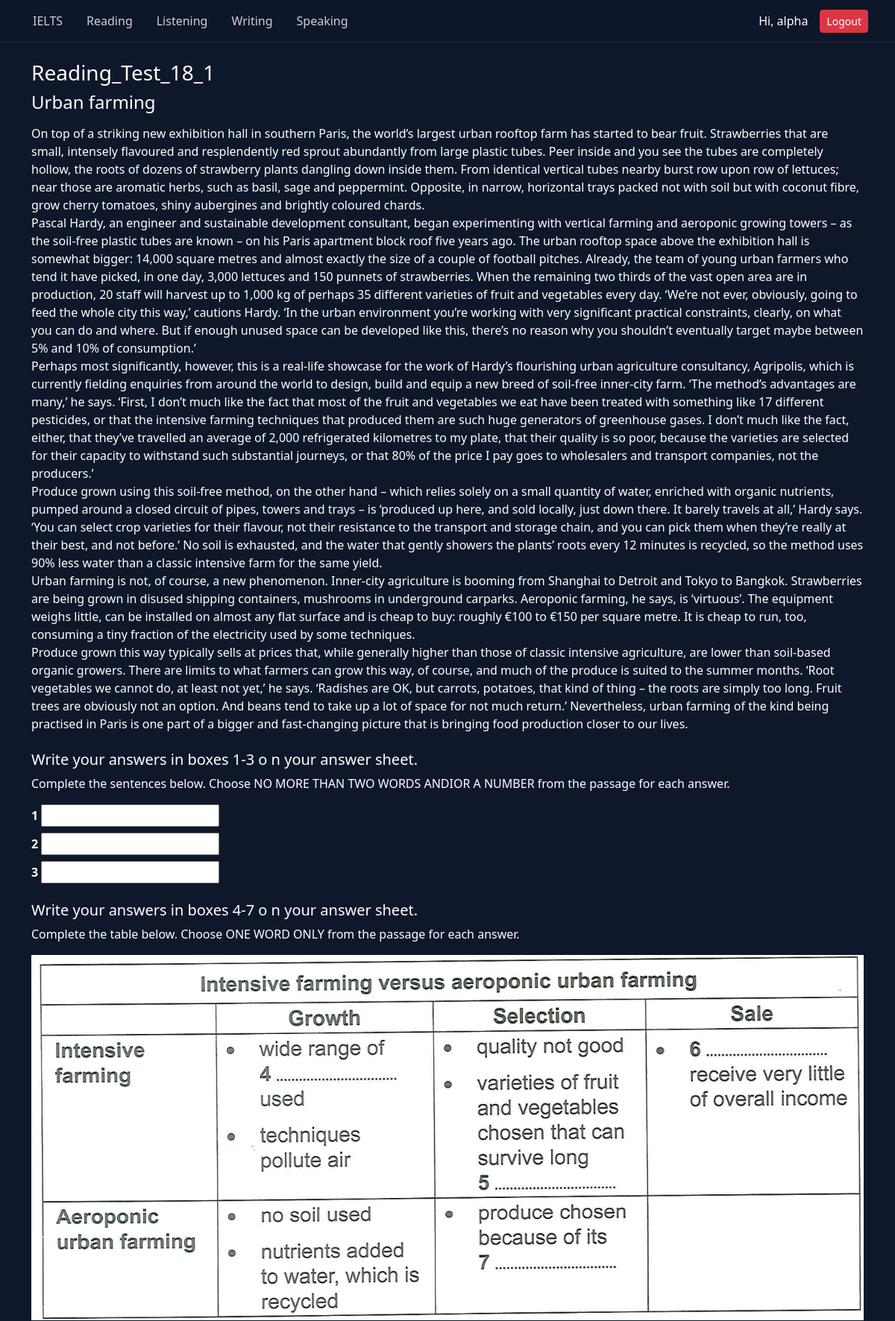
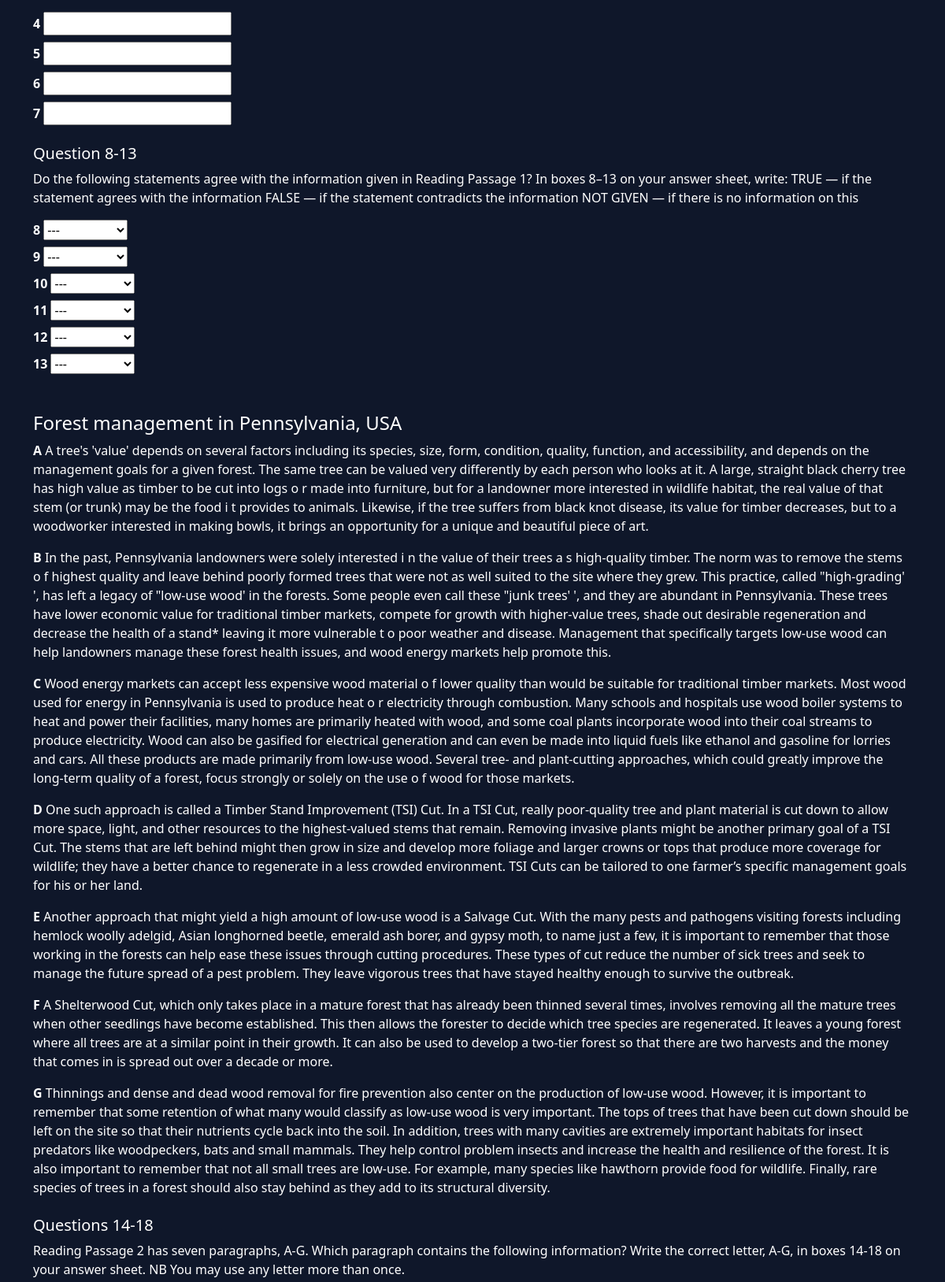
The page /ielts/solve/1/ (signed in, upper part) on the database its author committed (2 pictures, top to bottom).
### ielts/models.py (models this page shows, shortened)
class ReadingTest(models.Model):
    title = models.CharField(max_length=255)
    duration_minutes = models.PositiveIntegerField(default=60)
    start_time = models.DateTimeField(null=True, blank=True)
    created_at = models.DateTimeField(auto_now_add=True)

class Passage(models.Model):
    test = models.ForeignKey(
        ReadingTest,
        on_delete=models.CASCADE,
        related_name="passages"
    )
    title = models.CharField(max_length=255)
    subtitle = models.CharField(max_length=255, null=True, blank=True)
    content = models.TextField(null=True, blank=True)
    order = models.PositiveIntegerField(default=1)
    created_at = models.DateTimeField(auto_now_add=True)
    class Meta:
        ordering = ["order"]

class QuestionGroup(models.Model):
    GROUP_TYPES = [
        ("TFNG", "True False Not Given"),
        ("YESNO", "Yes No Not Given"),
        ("MCQ_SINGLE", "Multiple Choice (Single)"),
        ("MCQ_MULTI", "Multiple Choice (Multiple)"),
        ("MATCH_HEADING", "Matching Headings"),
        ("MATCH_INFO", "Matching Information"),
        ("MATCH_FEATURE", "Matching Features"),
        ("MATCH_ENDING", "Matching Sentence Endings"),
        ("SUMMARY_BANK", "Summary With Word Bank"),
        ("SUMMARY_NO_BANK", "Summary Without Word Bank"),
        ("SENTENCE", "Sentence Completion"),
        ("NOTE", "Note Completion"),
        ("FORM", "Form Completion"),
        ("DIAGRAM", "Diagram Completion"),
        ("TABLE", "Table Completion"),
        ("FLOW", "Flowchart Completion"),
        ("SHORT", "Short Answer"),
        ("LIST", "List Selection"),
    ]
    passage = models.ForeignKey(
        Passage,
        on_delete=models.CASCADE,
        related_name="groups"
    )
    title = models.CharField(max_length=255)
    instruction = models.TextField()
    group_type = models.CharField(max_length=50, choices=GROUP_TYPES)
    order = models.PositiveIntegerField()
    diagram_image = models.ImageField(
        upload_to="reading/diagrams/",
        null=True,
        blank=True
    )
    class Meta:
        ordering = ["order"]

class Question(models.Model):
    group = models.ForeignKey(
        QuestionGroup,
        on_delete=models.CASCADE,
        related_name="questions"
    )
    number = models.PositiveIntegerField()
    text = models.TextField(blank=True)
    correct_answer = models.TextField(blank=True, null=True)
    class Meta:
        ordering = ["number"]

class UserReadingTest(models.Model):
    user = models.ForeignKey(
        User,
        on_delete=models.CASCADE,
        related_name="reading_tests"
    )
    test = models.ForeignKey(
        ReadingTest,
        on_delete=models.CASCADE,
        related_name="user_attempts"
    )
    score = models.IntegerField(default=0)
    answers_json = models.JSONField(blank=True, null=True)
    started_at = models.DateTimeField(auto_now_add=True)
    completed_at = models.DateTimeField(null=True, blank=True)

class Paragraph(models.Model):
    passage = models.ForeignKey(
        Passage,
        on_delete=models.CASCADE,
        related_name="paragraphs"
    )
    label = models.CharField(max_length=2)  # A, B, C
    content = models.TextField()
    order = models.PositiveIntegerField()
    class Meta:
        ordering = ["order"]

### ielts/views.py (the view)
# urls.py: path("solve/<int:user_test_id>/", views.solve_test, name="solve_test"),
@login_required
def solve_test(request, user_test_id):
    user_test = get_object_or_404(UserReadingTest, id=user_test_id)
    test = user_test.test
    passages = test.passages.prefetch_related(
        "paragraphs",
        "groups__questions__options",
        "groups__group_options"
    )
    return render(request, "ielts/reading/solve_test.html", {
        "user_test": user_test,
        "test": test,
        "passages": passages
    })

### templates/ielts/reading/solve_test.html (shortened to what this page needs)
{% extends "ielts/ielts.html" %}
{% block content %}
<div class="container mt-4">
    <h3>{{ test.title }}</h3>
    {% for passage in passages %}
        <div class="mb-5">
            <h4>{{ passage.title }}</h4>
            {% if passage.paragraphs.exists %}
                {% for p in passage.paragraphs.all %}
                    <p><strong>{{ p.label }}</strong> {{ p.content }}</p>
                {% endfor %}
            {% else %}
                <p>{{ passage.content|linebreaks }}</p>
            {% endif %}
            {% for group in passage.groups.all %}
                <div class="mt-4">
                    <h5>{{ group.title }}</h5>
                    <p>{{ group.instruction }}</p>
                    {% if group.diagram_image %}
                        <img src="{{ group.diagram_image.url }}" class="img-fluid mb-3">
                    {% endif %}
                    {% for q in group.questions.all %}
                        <div class="mb-2">
                            <strong>{{ q.number }}</strong>
                            {% if group.group_type == "TFNG" %}
                                <select class="answer-input"
                                        data-question="{{ q.id }}"
                                        data-user-test="{{ user_test.id }}">
                                    <option value="">---</option>
                                </select>
                            {% else %}
                                <input type="text"
                                       class="answer-input"
                                       data-question="{{ q.id }}"
                                       data-user-test="{{ user_test.id }}">
                            {% endif %}
                        </div>
                    {% endfor %}
                </div>
            {% endfor %}
        </div>
    {% endfor %}
</div>
{% endblock %}

### templates/ielts/ielts.html (shortened to what this page needs)
{% load static %}
<!DOCTYPE html>
<html lang="en">
<head>
    <link href="https://cdn.jsdelivr.net/npm/bootstrap@5.3.3/dist/css/bootstrap.min.css" rel="stylesheet">
    <link rel="stylesheet" href="{% static 'ielts/css/ielts.css' %}">
</head>
<body>
<nav class="navbar navbar-expand-lg px-4">
    <div class="container-fluid">
        <ul class="navbar-nav me-auto align-items-center gap-3">
            <li class="nav-item">
                <a class="nav-link" href="{% url 'ielts:home' %}">IELTS</a>
            </li>
            <li class="nav-item">
                <a class="nav-link" href="{% url 'ielts:reading' %}">Reading</a>
            </li>
            <li class="nav-item">
                <a class="nav-link" href="#">Listening</a>
            </li>
            <li class="nav-item">
                <a class="nav-link" href="#">Writing</a>
            </li>
            <li class="nav-item">
                <a class="nav-link" href="#">Speaking</a>
            </li>
        </ul>
        <ul class="navbar-nav align-items-center gap-3">
            {% if user.is_authenticated %}
                <li class="nav-item">
                    <span class="text-white">Hi, {{ user.username }}</span>
                </li>
                <li class="nav-item">
                    <a href="{% url 'logout' %}" class="btn btn-sm btn-danger">
                        Logout
                    </a>
                </li>
            {% endif %}
        </ul>
    </div>
</nav>
<main class="content-wrapper">
    {% block content %}
    {% endblock %}
</main>
</body>
</html>

### static/ielts/css/ielts.css (style rules this page uses)
body { background: #0f172a; color: white; font-family: 'Segoe UI', sans-serif; }
.navbar { background: rgba(15, 23, 42, 0.95); backdrop-filter: blur(10px); border-bottom: 1px solid rgba(255,255,255,0.1); }
.nav-link { color: rgba(255,255,255,0.8) !important; transition: 0.3s; }

### rows shown on the page
ReadingTest: title "Reading_Test_18_1"
Passage: title "Urban farming", content "On top of a striking new exhibition hall in southern Paris, the world’s largest urban rooftop farm has started to bear fruit. Strawberries that are small, intensely flavoured and resplendently red sprout abundantly from large plastic tubes. Peer inside and you see the tubes are completely hollow, the roots of dozens of strawberry plants dangling down inside them. From identical vertical tubes nearby burst row upon row of lettuces; near those are aromatic herbs, such as basil, sage and peppermint. Opposite, in narrow, horizontal trays packed not with soil but with coconut fibre, grow cherry tomatoes, shiny aubergines and brightly coloured chards. Pascal Hardy, an engineer and sustainable…"
QuestionGroup: title "Write your answers in boxes 1-3 o n your answer sheet.", instruction "Complete the sentences below. Choose NO MORE THAN TWO WORDS ANDIOR A NUMBER from the passage for each answer."
Question: number "1"
Question: number "2"
Question: number "3"
QuestionGroup: title "Write your answers in boxes 4-7 o n your answer sheet.", instruction "Complete the table below. Choose ONE WORD ONLY from the passage for each answer.", diagram_image (picture)
Question: number "4"
Question: number "5"
Question: number "6"
Question: number "7"
QuestionGroup: title "Question 8-13", instruction "Do the following statements agree with the information given in Reading Passage 1? In boxes 8–13 on your answer sheet, write: TRUE — if the statement agrees with the information FALSE — if the statement contradicts the information NOT GIVEN — if there is no information on this"
Question: number "8"
Question: number "9"
Question: number "10"
Question: number "11"
Question: number "12"
Question: number "13"
Passage: title "Forest management in Pennsylvania, USA"
Paragraph: label "A", content "A tree's 'value' depends on several factors including its species, size, form, condition, quality, function, and accessibility, and depends on the management goals for a given forest. The same tree can be valued very differently by each person who looks at it. A large, straight black cherry tree has high value as timber to be cut into logs o r made into furniture, but for a landowner more interested in wildlife habitat, the real value of that stem (or trunk) may be the food i t provides to animals. Likewise, if the tree suffers from black knot disease, its value for timber decreases, but to a woodworker interested in making bowls, it brings an opportunity for a unique and beautiful piece of…"
Paragraph: label "B", content "In the past, Pennsylvania landowners were solely interested i n the value of their trees a s high-quality timber. The norm was to remove the stems o f highest quality and leave behind poorly formed trees that were not as well suited to the site where they grew. This practice, called \"high-grading' ', has left a legacy of \"low-use wood' in the forests. Some people even call these \"junk trees' ', and they are abundant in Pennsylvania. These trees have lower economic value for traditional timber markets, compete for growth with higher-value trees, shade out desirable regeneration and decrease the health of a stand* leaving it more vulnerable t o poor weather and disease. Management that…"
Paragraph: label "C", content "Wood energy markets can accept less expensive wood material o f lower quality than would be suitable for traditional timber markets. Most wood used for energy in Pennsylvania is used to produce heat o r electricity through combustion. Many schools and hospitals use wood boiler systems to heat and power their facilities, many homes are primarily heated with wood, and some coal plants incorporate wood into their coal streams to produce electricity. Wood can also be gasified for electrical generation and can even be made into liquid fuels like ethanol and gasoline for lorries and cars. All these products are made primarily from low-use wood. Several tree- and plant-cutting approaches, which…"
Paragraph: label "D", content "One such approach is called a Timber Stand Improvement (TSI) Cut. In a TSI Cut, really poor-quality tree and plant material is cut down to allow more space, light, and other resources to the highest-valued stems that remain. Removing invasive plants might be another primary goal of a TSI Cut. The stems that are left behind might then grow in size and develop more foliage and larger crowns or tops that produce more coverage for wildlife; they have a better chance to regenerate in a less crowded environment. TSI Cuts can be tailored to one farmer’s specific management goals for his or her land."
Paragraph: label "E", content "Another approach that might yield a high amount of low-use wood is a Salvage Cut. With the many pests and pathogens visiting forests including hemlock woolly adelgid, Asian longhorned beetle, emerald ash borer, and gypsy moth, to name just a few, it is important to remember that those working in the forests can help ease these issues through cutting procedures. These types of cut reduce the number of sick trees and seek to manage the future spread of a pest problem. They leave vigorous trees that have stayed healthy enough to survive the outbreak."
Paragraph: label "F", content "A Shelterwood Cut, which only takes place in a mature forest that has already been thinned several times, involves removing all the mature trees when other seedlings have become established. This then allows the forester to decide which tree species are regenerated. It leaves a young forest where all trees are at a similar point in their growth. It can also be used to develop a two-tier forest so that there are two harvests and the money that comes in is spread out over a decade or more."
Paragraph: label "G", content "Thinnings and dense and dead wood removal for fire prevention also center on the production of low-use wood. However, it is important to remember that some retention of what many would classify as low-use wood is very important. The tops of trees that have been cut down should be left on the site so that their nutrients cycle back into the soil. In addition, trees with many cavities are extremely important habitats for insect predators like woodpeckers, bats and small mammals. They help control problem insects and increase the health and resilience of the forest. It is also important to remember that not all small trees are low-use. For example, many species like hawthorn provide food for…"
QuestionGroup: title "Questions 14-18", instruction "Reading Passage 2 has seven paragraphs, A-G. Which paragraph contains the following information? Write the correct letter, A-G, in boxes 14-18 on your answer sheet. NB You may use any letter more than once."

### other values the page prints
{{ user.username }} "alpha"
